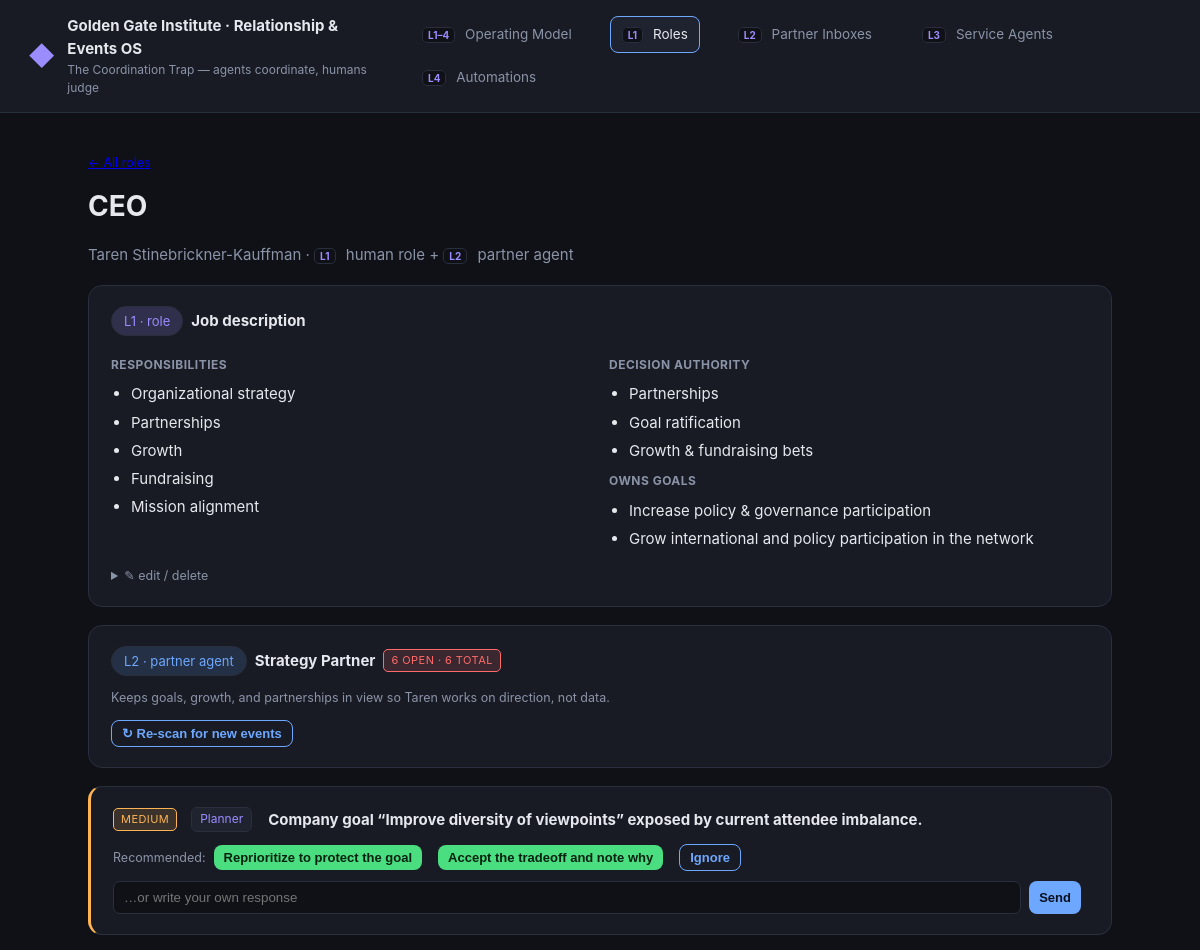
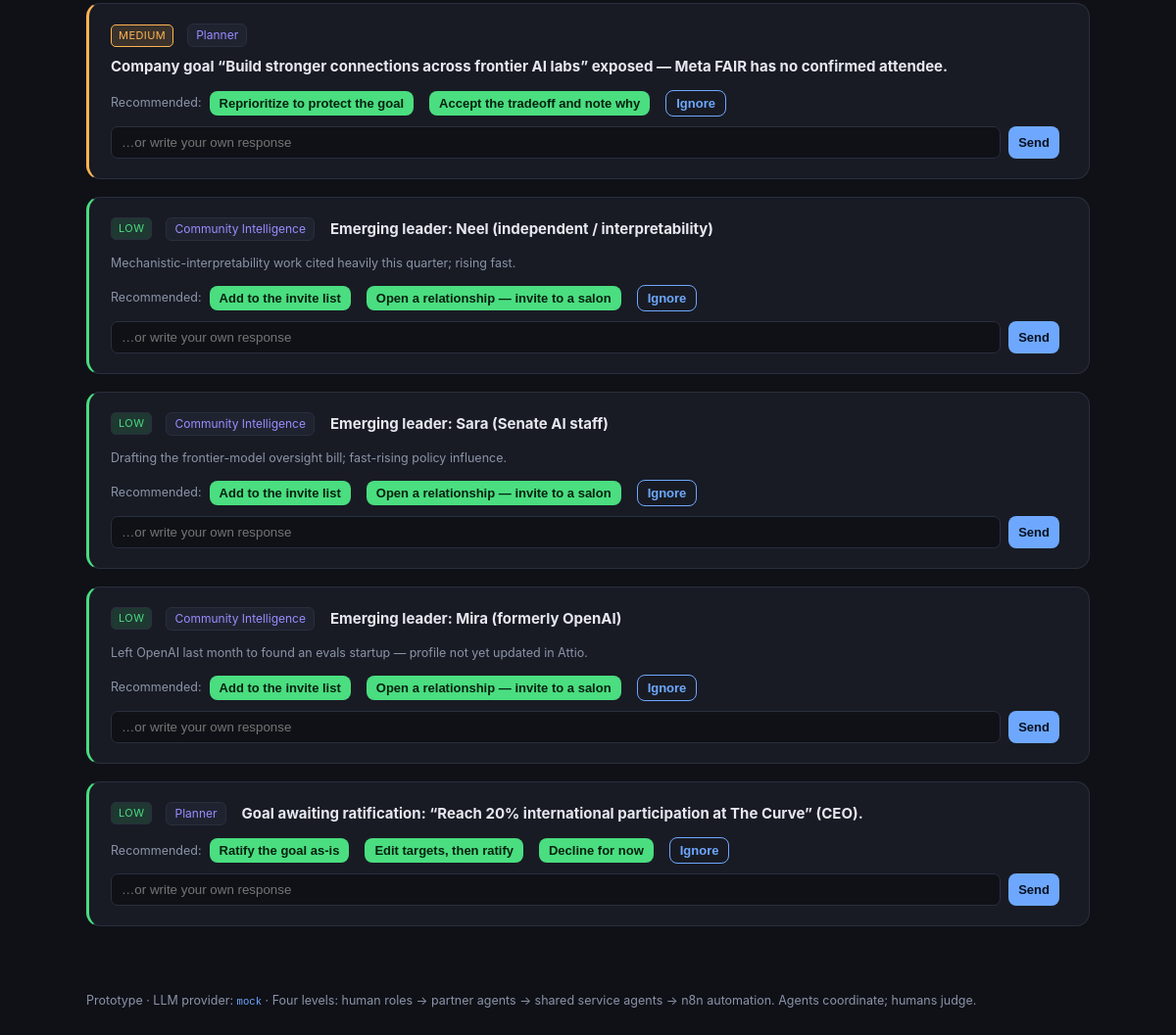
Page /roles/role:ceo on the committed database (2 pictures, top to bottom).
### tables this page shows
CREATE TABLE nodes (
    id          TEXT PRIMARY KEY,            -- e.g. "feature:one-click-checkout"
    type        TEXT NOT NULL,               -- goal|initiative|project|feature|task|risk|...
    title       TEXT NOT NULL,
    status      TEXT,                        -- free-form per type (e.g. on_track, blocked, open)
    data        TEXT NOT NULL DEFAULT '{}',  -- JSON attributes specific to the node type
    created_at  TEXT NOT NULL,
    updated_at  TEXT NOT NULL
);

### app/main.py (the view)
@app.get("/roles/{role_id:path}", response_class=HTMLResponse)
def role_detail(request: Request, role_id: str) -> HTMLResponse:
    role = wg.get_node(role_id)
    if not role or role["type"] != "role":
        raise HTTPException(404, f"role not found: {role_id}")
    inbox.ensure()
    goals = {g["id"]: g["title"] for g in wg.nodes_by_type("goal")}
    return templates.TemplateResponse(request, "role_detail.html", {
        "role": role, "goal_titles": goals, "counts": inbox.counts_by_role().get(role_id, {"open": 0, "total": 0}),
        "events": inbox.for_role(role_id)})

### app/templates/role_detail.html (shortened to what this page needs)
{% extends "base.html" %}
{% block nav_roles %}active{% endblock %}
{% block content %}
<section class="hero">
  <p class="muted small"><a href="/roles">← All roles</a></p>
  <h1>{{ role.title }}</h1>
  <p class="muted">{{ role.data.person_name }} · <span class="lvl">L1</span> human role + <span class="lvl">L2</span> partner agent</p>
</section>
<section class="card">
  <div class="goal-head"><span class="chip c1">L1 · role</span><strong>Job description</strong></div>
  <div class="grid2" style="margin-top:10px">
    <div>
      <h4 class="attr-h">Responsibilities</h4>
      <ul>{% for x in role.data.responsibilities %}<li>{{ x }}</li>{% endfor %}</ul>
    </div>
    <div>
      <h4 class="attr-h">Decision authority</h4>
      <ul>{% for x in role.data.decision_authority %}<li>{{ x }}</li>{% endfor %}</ul>
      <h4 class="attr-h">Owns goals</h4>
      <ul>{% for g in role.data.owns %}<li>{{ goal_titles.get(g, g) }}</li>{% endfor %}</ul>
    </div>
  </div>
  <details class="ctx-history" style="margin-top:8px">
    <summary class="muted small">✎ edit / delete</summary>
  </details>
</section>
<section class="card">
  <div class="goal-head">
    <span class="chip c2">L2 · partner agent</span>
    <strong>{{ role.data.partner_agent }}</strong>
    <span class="badge {{ 'sev-high' if counts.open else 'sev-low' }}">{{ counts.open }} open · {{ counts.total }} total</span>
  </div>
  <p class="muted small">{{ role.data.partner_blurb }}</p>
  <form method="post" action="/partners/rebuild" style="margin-top:8px">
    <button class="btn btn-small btn-ghost">↻ Re-scan for new events</button>
  </form>
</section>
{% for e in events %}
<section class="card event-card sev-row-{{ e.data.severity }}">
  <div class="goal-head">
    <span class="badge sev-{{ e.data.severity }}">{{ e.data.severity }}</span>
    <span class="agent-tag">{{ e.data.source_agent }}</span>
    <strong>{{ e.title }}</strong>
  </div>
  {% if e.data.detail %}<p class="muted small">{{ e.data.detail }}</p>{% endif %}
  {% if e.data.status == 'new' %}
  <div class="rec-row">
    <span class="muted small">Recommended:</span>
    {% for rec in e.data.recommendations %}
    <form method="post" action="/partners/{{ e.id }}/respond" class="inline-form">
      <button class="btn btn-small btn-approve">{{ rec.label }}</button>
    </form>
    {% endfor %}
    <form method="post" action="/partners/{{ e.id }}/respond" class="inline-form">
      <button class="btn btn-small btn-ghost">Ignore</button>
    </form>
  </div>
  <form method="post" action="/partners/{{ e.id }}/respond" class="custom-form">
    <input type="text" name="response" placeholder="…or write your own response">
    <button class="btn btn-small">Send</button>
  </form>
  {% endif %}
</section>
{% else %}
<section class="card"><p class="muted">Inbox clear — nothing needs {{ role.data.person_name }} right now.</p></section>
{% endfor %}
{% endblock %}

### app/static/style.css (style rules this page uses)
:root { --bg: #0f1117; --panel: #181b24; --panel2: #1f2330; --line: #2a2f3d; --text: #e6e8ee; --muted: #8b93a7; --accent: #6ea8fe; --accent2: #9b8cff; --red: #ff6b6b; --amber: #ffb454; --green: #4ade80; --high: #ff6b6b; --medium: #ffb454; --low: #4ade80; }
* { box-sizing: border-box; }
body { margin: 0; background: var(--bg); color: var(--text); font: 15px/1.55 -apple-system, BlinkMacSystemFont, "Segoe UI", Roboto, Helvetica, Arial, sans-serif; }
.hero h1 { margin: 0 0 4px; font-size: 28px; }
.muted { color: var(--muted); }
.small { font-size: 12.5px; }
.btn { display: inline-block; background: var(--accent); color: #08101f; font-weight: 600; padding: 8px 16px; border-radius: 8px; text-decoration: none; border: none; cursor: pointer; margin-right: 8px; }
.btn-ghost { background: transparent; color: var(--accent); border: 1px solid var(--accent); }
.btn-small { padding: 5px 10px; font-size: 13px; }
.btn-approve { background: var(--green); color: #06210f; }
.card { background: var(--panel); border: 1px solid var(--line); border-radius: 14px; padding: 20px 22px; margin: 18px 0; }
.grid2 { display: grid; grid-template-columns: 1fr 1fr; gap: 18px; }
ul { margin: 8px 0; padding-left: 20px; }
li { margin: 5px 0; }
.agent-tag { display: inline-block; background: var(--panel2); color: var(--accent2); border: 1px solid var(--line); padding: 2px 8px; border-radius: 6px; font-size: 12px; margin-right: 8px; }
.sev-high, .sev-row-high td { border-left-color: var(--high); }
.sev-medium { border-left-color: var(--medium); }
.sev-low { border-left-color: var(--low); }
.badge { display: inline-block; font-size: 11px; text-transform: uppercase; letter-spacing: .04em; background: var(--panel); border: 1px solid var(--line); padding: 2px 7px; border-radius: 5px; margin-right: 6px; }
.badge.sev-high { background: rgba(255,107,107,.15); color: var(--red); border-color: var(--red); }
.badge.sev-medium { background: rgba(255,180,84,.15); color: var(--amber); border-color: var(--amber); }
.badge.sev-low { background: rgba(74,222,128,.15); color: var(--green); }
.chip { background: var(--panel2); border: 1px solid var(--line); border-radius: 16px; padding: 4px 12px; font-size: 13px; }
.goal-head { display: flex; align-items: center; gap: 8px; flex-wrap: wrap; }
.lvl { font-size: 10px; font-weight: 700; color: var(--accent2); background: var(--bg); border: 1px solid var(--line); border-radius: 5px; padding: 1px 5px; margin-right: 6px; }
.chip.c1 { background: rgba(155,140,255,.18); color: var(--accent2); }
.chip.c2 { background: rgba(110,168,254,.15); color: var(--accent); }
.attr-h { margin: 10px 0 4px; color: var(--muted); font-size: 12px; text-transform: uppercase; letter-spacing: .04em; }
.event-card { border-left: 3px solid var(--line); }
.event-card.sev-row-medium { border-left-color: var(--amber); }
.event-card.sev-row-low { border-left-color: var(--green); }
.rec-row { display: flex; gap: 8px; align-items: center; flex-wrap: wrap; margin-top: 12px; }
.inline-form { display: inline; }
.custom-form { display: flex; gap: 8px; margin-top: 10px; }
.custom-form input { flex: 1; min-width: 220px; background: var(--bg); border: 1px solid var(--line); border-radius: 7px; color: var(--text); padding: 8px 10px; }

### rows in the picture
nodes: title "CEO"
nodes: get "Increase policy & governance participation"
nodes: get "Grow international and policy participation in the network"
nodes: data.severity "MEDIUM", data.source_agent "Planner", title "Company goal “Improve diversity of viewpoints” exposed by current attendee imbalance.", label "Reprioritize to protect the goal" "Accept the tradeoff and note why"
nodes: data.severity "MEDIUM", data.source_agent "Planner", title "Company goal “Build stronger connections across frontier AI labs” exposed — Meta FAIR has no confirmed attendee.", label "Reprioritize to protect the goal" "Accept the tradeoff and note why"
nodes: data.severity "LOW", data.source_agent "Community Intelligence", title "Emerging leader: Neel (independent / interpretability)", data.detail "Mechanistic-interpretability work cited heavily this quarter; rising fast.", label "Add to the invite list" "Open a relationship — invite to a salon"
nodes: data.severity "LOW", data.source_agent "Community Intelligence", title "Emerging leader: Sara (Senate AI staff)", data.detail "Drafting the frontier-model oversight bill; fast-rising policy influence.", label "Add to the invite list" "Open a relationship — invite to a salon"
nodes: data.severity "LOW", data.source_agent "Community Intelligence", title "Emerging leader: Mira (formerly OpenAI)", data.detail "Left OpenAI last month to found an evals startup — profile not yet updated in Attio.", label "Add to the invite list" "Open a relationship — invite to a salon"
nodes: data.severity "LOW", data.source_agent "Planner", title "Goal awaiting ratification: “Reach 20% international participation at The Curve” (CEO).", label "Ratify the goal as-is" "Edit targets, then ratify" "Decline for now"

### other values in the picture
{{ role.data.person_name }} "Taren Stinebrickner-Kauffman"
{{ x }} "Organizational strategy" "Partnerships" "Growth" "Fundraising" "Mission alignment"
{{ x }} "Partnerships" "Goal ratification" "Growth & fundraising bets"
{{ role.data.partner_agent }} "Strategy Partner"
{{ counts.open }} "6"
{{ counts.total }} "6"
{{ role.data.partner_blurb }} "Keeps goals, growth, and partnerships in view so Taren works on direction, not data."
{{ provider or 'mock' }} "mock"
